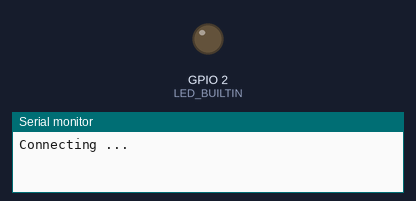
A sketch run on a simulated ESP8266 (NodeMCU). On the bench: output pins drawn as LEDs (lit = HIGH, except the on-board LED, lit = LOW), the last lines printed to the serial monitor. WiFi joins after 1.5 s; servers stay silent unless stated.

Above: at 0.1 s.
At 1.6 s:
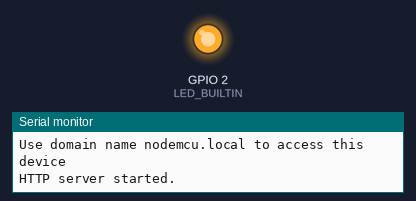
Timing chart, 0 to 3.1 s (numbered marks = the images above):
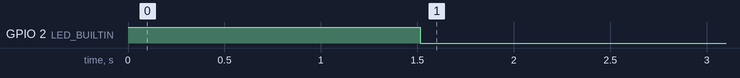

The sketch:

stockDevice.ino
```cpp
#include <ESP8266WiFi.h>        // Include the Wi-Fi library
#include <ESP8266WiFiMulti.h>   // Include the Wi-Fi-Multi library
#include <ESP8266mDNS.h>        // Include the mDNS library
#include <ESP8266WebServer.h>   // Include the Web Server library

const uint8_t LED_HIGH = 0;
const uint8_t LED_LOW = 1;

ESP8266WiFiMulti wifiMulti;     // Create an instance of the ESP8266WiFiMulti class, called 'wifiMulti'
ESP8266WebServer server(80);

void setup() {
  Serial.begin(115200);         // Start the Serial communication to send messages to the computer
  pinMode(LED_BUILTIN, OUTPUT);
  digitalWrite(LED_BUILTIN, LED_LOW);
  delay(10);
  Serial.println('\n');

  wifiMulti.addAP("Becker", "theovoador");   // add Wi-Fi networks you want to connect to
  //wifiMulti.addAP("ssid_from_AP_2", "your_password_for_AP_2");
  //wifiMulti.addAP("ssid_from_AP_3", "your_password_for_AP_3");

  Serial.println("Connecting ...");
  int i = 0;
  while (wifiMulti.run() != WL_CONNECTED) { // Wait for the Wi-Fi to connect: scan for Wi-Fi networks, and connect to the strongest of the networks above
    delay(1000);
    Serial.print(++i); Serial.print(' ');
  }
  Serial.println('\n');
  Serial.print("Connected to ");
  Serial.println(WiFi.SSID());              // Tell us what network we're connected to
  Serial.print("IP address:\t");
  Serial.println(WiFi.localIP());           // Send the IP address of the ESP8266 to the computer
  String macAdress = WiFi.macAddress();
  macAdress.replace(":","");
  if (!MDNS.begin("nodemcu"+macAdress)) {             // Start the mDNS responder for nodemcu.local
    Serial.println("Error setting up mDNS responder!");
  }
  else {
    digitalWrite(LED_BUILTIN, LED_HIGH);
    Serial.println("mDNS responder started");
    Serial.println("Use domain name nodemcu.local to access this device");
  }
  server.on("/", handleRoot);  //Associate handler function to path
  server.begin();              //Start server
  Serial.print("HTTP server started.");
}

void loop() {
  server.handleClient();
  MDNS.update();
}

void handleRoot() {
  server.send(200, "text/plain", "Hello resolved by mDNS! MAC: "+WiFi.macAddress());
}
```
